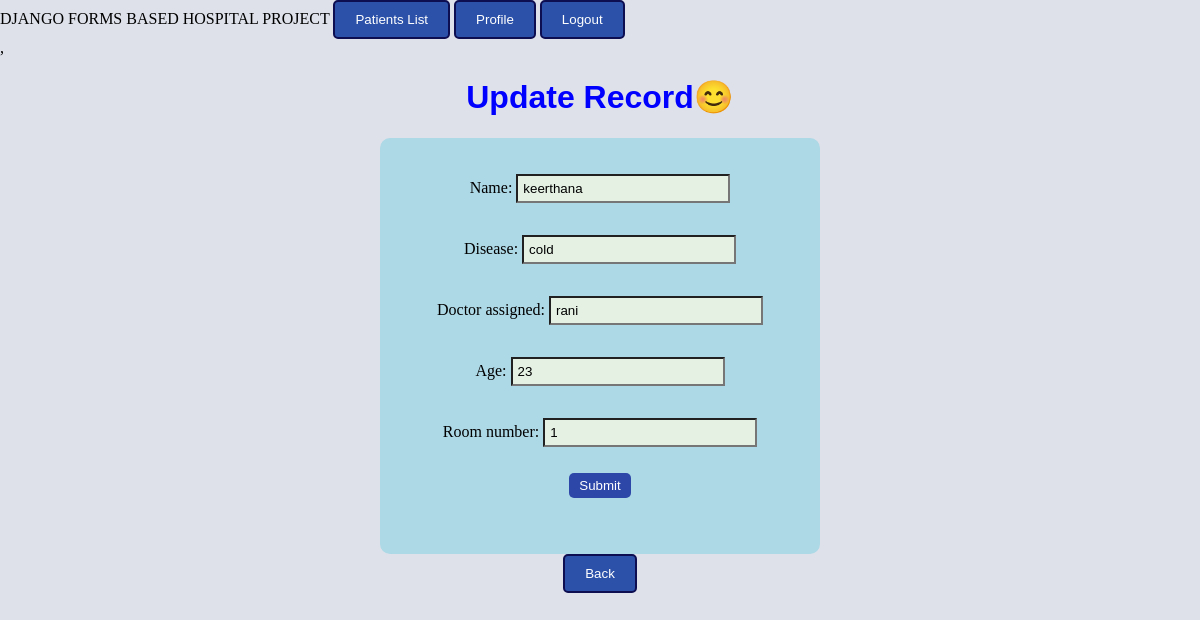
/base/update_hospital/9/ (signed in), run on the app's committed database.
### base/models.py (models this page shows)
class Hospital(models.Model):
    name = models.CharField(max_length=100)
    disease = models.CharField(max_length=100)
    doctor_assigned = models.CharField(max_length=100)
    age = models.IntegerField()
    room_number = models.IntegerField()

### base/views.py (the view)
# urls.py: path('update_hospital/<int:pk>/',views.update_hospital,name='update_hospital'),
@login_required(login_url='signin')
def update_hospital(request, pk): #view
    data = get_object_or_404(Hospital, id=pk) #extract
    form = HospitalForm(request.POST or None, instance=data)
    if form.is_valid():
        form.save()
        messages.success(request,'details updatted successfullyy!.....')
        return redirect('read_hospital')
    return render(request,'update_hospital.html',{'form':form})

### base/forms.py
class HospitalForm(forms.ModelForm): #form
    class Meta: # to replace the input tag
        model=Hospital
        fields=['name','disease','doctor_assigned','age','room_number']

### base/templates/update_hospital.html (shortened to what this page needs)
{% extends 'main.html' %}
{% block content  %}
<h1>Update Record😊</h1>
<form method="POST">
    {{form.as_p}}
    <button type="submit">Submit</button> <br><br>
</form>
<a href="{% url 'read_hospital' %}"><button>Back</button></a>
{% endblock %}

### static/style.css (style rules this page uses)
form { display: flex; flex-direction: column; align-items: center; width: 300px; background-color: rgb(169, 174, 195); padding: 20px; border-radius: 10px; }
form input { padding: 5px; width: 200px; background-color: rgb(228, 241, 227); color: black; }
form button { padding: 5px 10px; margin-top: 10px; background-color: rgb(44, 71, 168); border: none; cursor: pointer; }
button { background-color: rgb(44, 79, 168); color: white; padding: 5px 10px; border-radius: 5px; }
body { background-color: rgb(222, 225, 234); }

### base/templates/update_hospital.html (style rules this page uses)
h1 { color:blue; font-family: 'Franklin Gothic Medium', 'Arial Narrow', Arial, sans-serif; }
body { background-image: url('https://static.vecteezy.com/system/resources/previews/047/066/651/non_2x/hospital-isolated-on-transparent-background-png.png'); background-repeat: no-repeat; padding: 0; margin: 0; box-sizing: border-box; background-size: cover; background-position: top center; }
form { background-color: lightblue; width: 400px; padding: 20px; border-radius: 10px; }
button { background-color: rgb(44, 81, 168); color: white; border: rgb(13, 13, 82) 2px solid; padding: 10px 20px; border-radius: 5px; cursor: pointer; }

### data on the page
Hospital: name "keerthana", disease "cold", doctor_assigned "rani", age "23", room_number "1"
